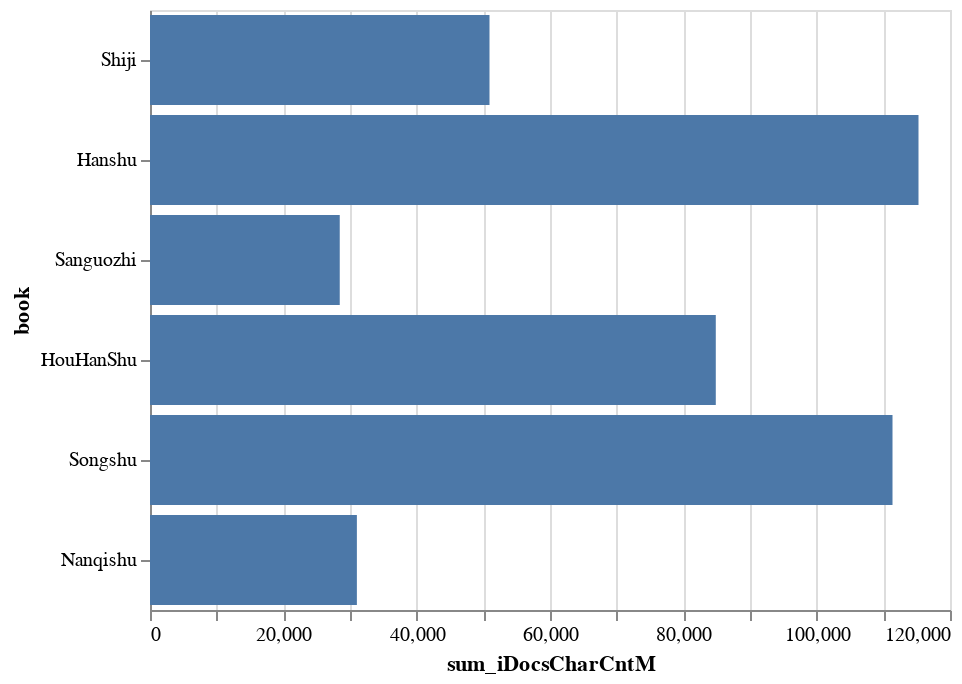

Notebook code for this chart:
### Code cell
dfPlot = pd.DataFrame({
    'book': xx.index.to_numpy(),
    'iDocsCharCntM': xx.to_numpy()
})

alt.Chart(dfPlot).mark_bar().encode(
    x='sum_iDocsCharCntM:Q',
    y=alt.Y('book:O', sort=Histories[:12])
).transform_aggregate(
    sum_iDocsCharCntM='sum(iDocsCharCntM)',
    groupby=["book"]
)

### Figure 1 — Vega-Lite specification as saved in the notebook (floating-point values rounded to 4 significant figures)
{"$schema": "https://vega.github.io/schema/vega-lite/v3.3.0.json", "config": {"mark": {"tooltip": null}, "view": {"height": 300, "width": 400}}, "data": {"name": "data-791f2c8344ec6cf011423dc4a0ca3772"}, "datasets": {"data-791f2c8344ec6cf011423dc4a0ca3772": [{"book": "Hanshu", "iDocsCharCntM": 115276}, {"book": "HouHanShu", "iDocsCharCntM": 84869}, {"book": "Nanqishu", "iDocsCharCntM": 31032}, {"book": "Sanguozhi", "iDocsCharCntM": 28462}, {"book": "Shiji", "iDocsCharCntM": 50926}, {"book": "Songshu", "iDocsCharCntM": 111375}]}, "encoding": {"x": {"field": "sum_iDocsCharCntM", "type": "quantitative"}, "y": {"field": "book", "sort": ["Shiji", "Hanshu", "Sanguozhi", "HouHanShu", "Songshu", "Nanqishu", "Weishu", "LiangShu", "Chenshu", "BeiQishu", "Zhoushu", "SuiShu"], "type": "ordinal"}}, "mark": "bar", "transform": [{"aggregate": [{"as": "sum_iDocsCharCntM", "field": "iDocsCharCntM", "op": "sum"}], "groupby": ["book"]}]}
